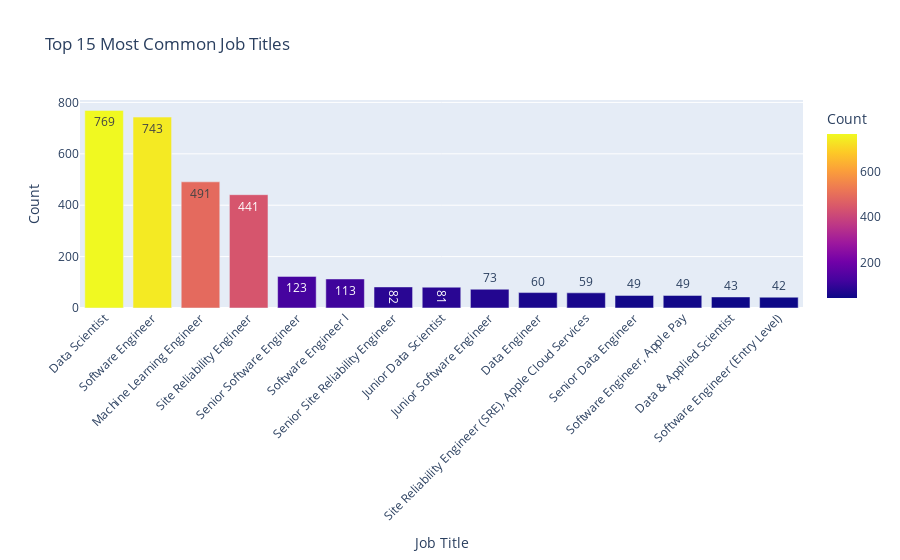

Notebook code for this chart:
### Code cell
# Job Market Overview
top_titles = df['title'].value_counts().nlargest(15).reset_index()
top_titles.columns = ['Job Title', 'Count']

fig1 = px.bar(top_titles, x='Job Title', y='Count',
              title="Top 15 Most Common Job Titles",
              color='Count', text='Count')
fig1.update_layout(xaxis_tickangle=-45)
fig1.show()

### Figure 1 — Plotly figure (JSON) as saved in the notebook; plotly's stock layout.template omitted (floating-point values rounded to 4 significant figures)
{"data": [{"hovertemplate": "Job Title=%{x}<br>Count=%{marker.color}<extra></extra>", "legendgroup": "", "marker": {"color": [769, 743, 491, 441, 123, 113, 82, 81, 73, 60, 59, 49, 49, 43, 42], "coloraxis": "coloraxis", "pattern": {"shape": ""}}, "name": "", "orientation": "v", "showlegend": false, "text": [769.0, 743.0, 491.0, 441.0, 123.0, 113.0, 82.0, 81.0, 73.0, 60.0, 59.0, 49.0, 49.0, 43.0, 42.0], "textposition": "auto", "type": "bar", "x": ["Data Scientist", "Software Engineer", "Machine Learning Engineer", "Site Reliability Engineer", "Senior Software Engineer", "Software Engineer I", "Senior Site Reliability Engineer", "Junior Data Scientist", "Junior Software Engineer", "Data Engineer", "Site Reliability Engineer (SRE), Apple Cloud Services", "Senior Data Engineer", "Software Engineer, Apple Pay", "Data & Applied Scientist", "Software Engineer (Entry Level)"], "xaxis": "x", "y": [769, 743, 491, 441, 123, 113, 82, 81, 73, 60, 59, 49, 49, 43, 42], "yaxis": "y"}], "layout": {"barmode": "relative", "coloraxis": {"colorbar": {"title": {"text": "Count"}}, "colorscale": [[0, "#0d0887"], [0.1111, "#46039f"], [0.2222, "#7201a8"], [0.3333, "#9c179e"], [0.4444, "#bd3786"], [0.5556, "#d8576b"], [0.6667, "#ed7953"], [0.7778, "#fb9f3a"], [0.8889, "#fdca26"], [1, "#f0f921"]]}, "legend": {"tracegroupgap": 0}, "title": {"text": "Top 15 Most Common Job Titles"}, "xaxis": {"anchor": "y", "domain": [0, 1], "tickangle": -45, "title": {"text": "Job Title"}}, "yaxis": {"anchor": "x", "domain": [0, 1], "title": {"text": "Count"}}}}
